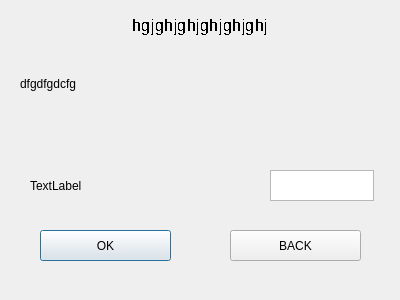
<?xml version="1.0" encoding="UTF-8"?>
<ui version="4.0">
 <class>TaskWindow</class>
 <widget class="QDialog" name="TaskWindow">
  <property name="geometry">
   <rect>
    <x>0</x>
    <y>0</y>
    <width>400</width>
    <height>300</height>
   </rect>
  </property>
  <property name="windowTitle">
   <string>Dialog</string>
  </property>
  <widget class="QPlainTextEdit" name="answerValue">
   <property name="geometry">
    <rect>
     <x>270</x>
     <y>170</y>
     <width>104</width>
     <height>31</height>
    </rect>
   </property>
  </widget>
  <widget class="QPushButton" name="okAnswerButton">
   <property name="geometry">
    <rect>
     <x>40</x>
     <y>230</y>
     <width>131</width>
     <height>31</height>
    </rect>
   </property>
   <property name="text">
    <string>OK</string>
   </property>
  </widget>
  <widget class="QPushButton" name="taskBackButton">
   <property name="geometry">
    <rect>
     <x>230</x>
     <y>230</y>
     <width>131</width>
     <height>31</height>
    </rect>
   </property>
   <property name="text">
    <string>BACK</string>
   </property>
  </widget>
  <widget class="QLabel" name="titleLabel">
   <property name="enabled">
    <bool>true</bool>
   </property>
   <property name="geometry">
    <rect>
     <x>0</x>
     <y>10</y>
     <width>401</width>
     <height>31</height>
    </rect>
   </property>
   <property name="sizePolicy">
    <sizepolicy hsizetype="Minimum" vsizetype="Minimum">
     <horstretch>0</horstretch>
     <verstretch>0</verstretch>
    </sizepolicy>
   </property>
   <property name="font">
    <font>
     <pointsize>13</pointsize>
     <underline>false</underline>
     <strikeout>false</strikeout>
     <stylestrategy>NoAntialias</stylestrategy>
     <kerning>true</kerning>
    </font>
   </property>
   <property name="cursor">
    <cursorShape>UpArrowCursor</cursorShape>
   </property>
   <property name="text">
    <string>&lt;html&gt;&lt;head/&gt;&lt;body&gt;&lt;p align=&quot;center&quot;&gt;hgjghjghjghjghjghj&lt;/p&gt;&lt;/body&gt;&lt;/html&gt;</string>
   </property>
  </widget>
  <widget class="QLabel" name="taskLabel">
   <property name="geometry">
    <rect>
     <x>20</x>
     <y>49</y>
     <width>361</width>
     <height>71</height>
    </rect>
   </property>
   <property name="whatsThis">
    <string>&lt;html&gt;&lt;head/&gt;&lt;body&gt;&lt;p&gt;dfgdfg&lt;/p&gt;&lt;/body&gt;&lt;/html&gt;</string>
   </property>
   <property name="text">
    <string>&lt;html&gt;&lt;head/&gt;&lt;body&gt;&lt;p&gt;dfgdfgdcfg&lt;/p&gt;&lt;/body&gt;&lt;/html&gt;</string>
   </property>
  </widget>
  <widget class="QLabel" name="answerFormLabel">
   <property name="geometry">
    <rect>
     <x>30</x>
     <y>175</y>
     <width>231</width>
     <height>21</height>
    </rect>
   </property>
   <property name="text">
    <string>TextLabel</string>
   </property>
  </widget>
 </widget>
 <resources/>
 <connections/>
</ui>
